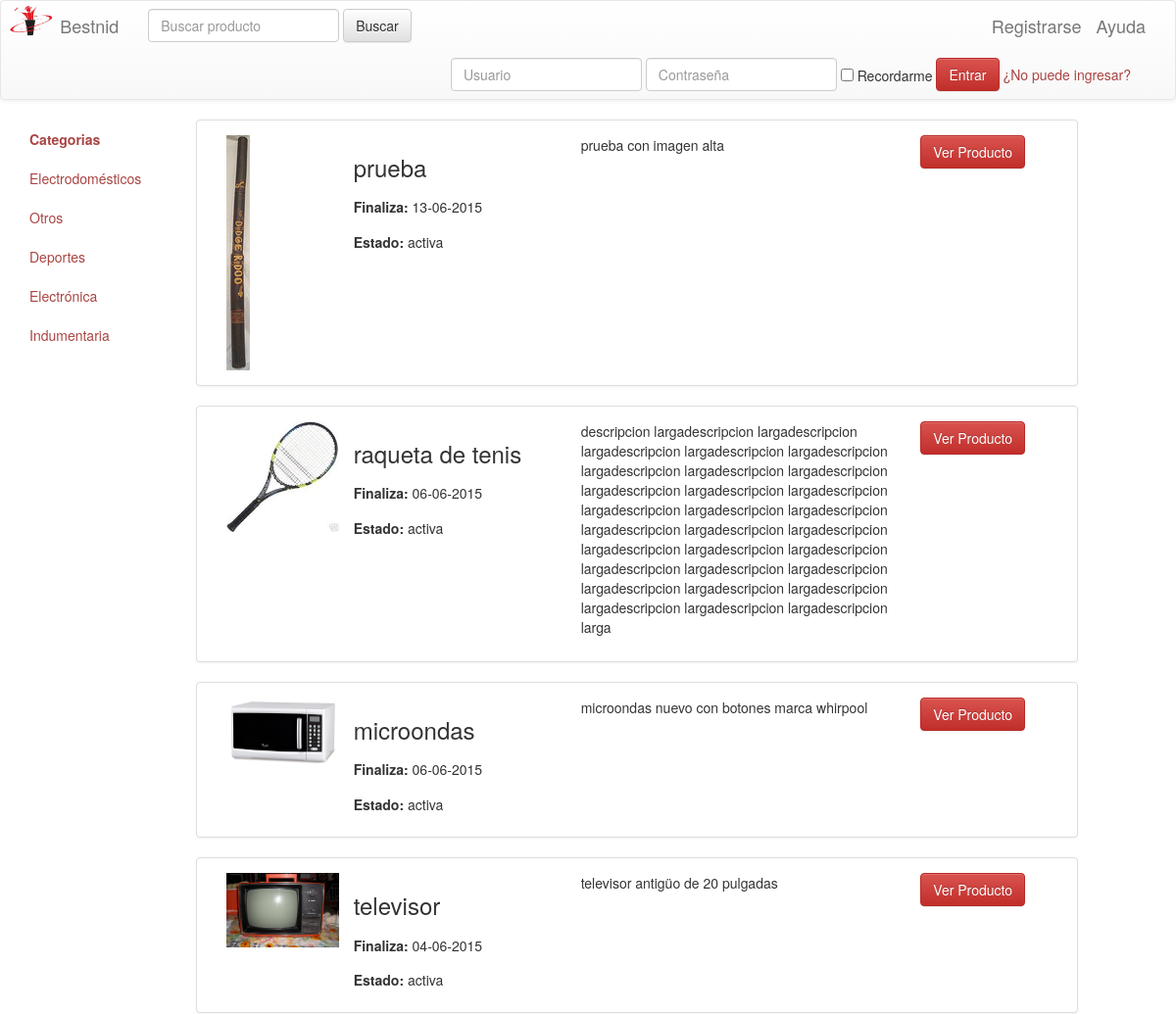
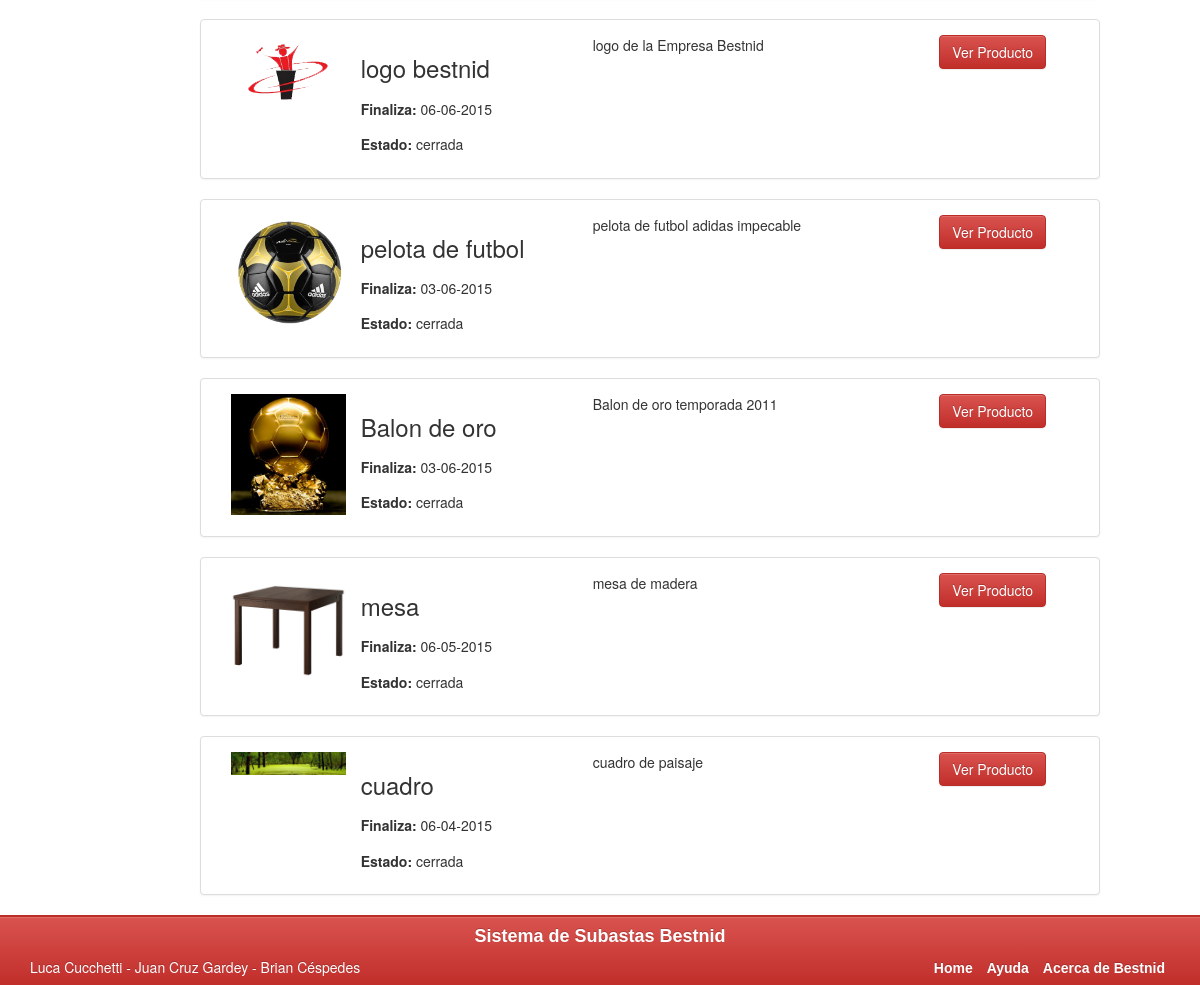
The page /Bestnid/buscarProducto.php on the database its author committed (2 pictures, top to bottom).
### tables this page shows
CREATE TABLE IF NOT EXISTS `categoria` (
`idCategoria` int(11) NOT NULL,
  `nombre` varchar(50) NOT NULL,
  `descripcion` longtext
);

CREATE TABLE IF NOT EXISTS `subasta` (
`idSubasta` int(11) NOT NULL,
  `idUsuario` int(11) NOT NULL,
  `estado` varchar(50) NOT NULL,
  `fecha_cierre` date NOT NULL,
  `idProducto` int(11) DEFAULT NULL,
  `fecha_realizacion` date NOT NULL
);

CREATE TABLE IF NOT EXISTS `producto` (
`idProducto` int(11) NOT NULL,
  `nombre` varchar(50) NOT NULL,
  `descripcion` longtext,
  `idCategoria` int(11) NOT NULL,
  `imagen` varchar(100) DEFAULT NULL
);

### Bestnid/buscarProducto.php (the view, shortened to what this page needs)
<!DOCTYPE html>
<html lang="es">
	<head>
		<link rel="stylesheet" href="Bootstrap/css/bootstrap.min.css">
		<link rel="stylesheet" href="Bootstrap/css/bootstrap-theme.min.css">
		<link rel="stylesheet" href="estilopropio.css">
	</head>
	<body>
		<section class="main container-fluid">
			<div class="main row">
				<div class="col-sm-3 col-md-2 sidebar">
		        	<ul class="nav nav-sidebar">
			            <li class="active"><a class="text-danger" href="home.php"><strong>Categorias</strong></a></li>
			            <?php
							include("conexion.php");
							$result = mysqli_query ($link, "SELECT * FROM Categoria");
							while ($row=mysqli_fetch_array($result) ) {
								echo "<li><a class='text-danger' href='listadoProductosPorCategoria.php?idCategoria=".$row["idCategoria"]." '>".$row["nombre"]."</a></li>";
							}
						?>
			        </ul>
		        </div>
		        <div class="col-sm-3 col-md-9">
		        	<?php
						include("conexion.php");
						$result = mysqli_query ($link, "SELECT Subasta.idSubasta,Subasta.fecha_cierre,Subasta.estado,Subasta.idUsuario, Producto.imagen, Producto.nombre, Producto.descripcion, Categoria.nombre AS nomCat
							FROM Subasta INNER JOIN Producto ON Subasta.idProducto=Producto.idProducto
							INNER JOIN Categoria ON Producto.idCategoria=Categoria.idCategoria
							WHERE Producto.nombre like '%".$_POST["input_buscar"]."%' or Producto.descripcion like '%".$_POST["input_buscar"]."%'
							ORDER BY  Subasta.estado, Subasta.fecha_cierre DESC ");
						while ($row=mysqli_fetch_array($result) ) {
							echo "<div class='panel panel-default row'>
  									<div class='panel-body container-fluid'>
  										<div class='col-md-2'>
    										<img src='".$row["imagen"]."' class='img-responsive' alt='imagen' />
    									</div>
    									<div class='col-md-3'>
    										<div class='row'>
    											<h3>".$row["nombre"]."</h3>
    										</div>
    										<div class='row'>
    											<h5><strong>Finaliza: </strong>".date('d-m-Y',strtotime($row["fecha_cierre"]))."</h5>
    										</div>
    										<div class='row'>
    											<h5><strong>Estado: </strong>".$row["estado"]."</h5>
    										</div>
    									</div>
    									<div class='col-md-5'>
    										<p>".$row["descripcion"]."</p>
    									</div>
    									<div class='col-md-2'>
    										<div class='row'>
    											<a class='btn btn-danger' href='verSubasta.php?idSubasta=".$row["idSubasta"]."'>Ver Producto</a>
    										</div>
    									";
    								echo "
  								  		</div>
  								  	</div>
								  </div>";
						}
					?>
		        </div>
		     </div>
		</section>
		<footer class="btn-danger">
			<div class="container">
				<div class="row">
					<h4 class="text-center">Sistema de Subastas Bestnid</h4>
				</div>
				<div class="row">
					<div class="col-md-6">
						<p>Luca Cucchetti - Juan Cruz Gardey - Brian C&eacute;spedes </p>
					</div>
					<div class="col-md-6">
						<ul class="list-inline text-right">
							<li><a href="home.php">Home</a></li>
							<li><a href="#">Ayuda</a></li>
							<li><a href="acercaBestnid.php">Acerca de Bestnid</a></li>
						</ul>
					</div>
				</div>
			</div>
		</footer>
	</body>
</html>

### Bestnid/estilopropio.css (style rules this page uses)
.navbar-brand { padding: 0px; }
footer { position: fixed; bottom: 0px; width: 100%; background: #111; background: rgba(0,0,0,.90); border-top: 2px solid #f00; z-index:100; height: 70px; }
body { margin-bottom:70px; }
footer h4 { font-weight: bold; font-family: sans-serif; }
footer a { font-weight: bold; font-family: sans-serif; color:white; }

### rows shown on the page
categoria: nombre "Electrodomésticos"
categoria: nombre "Otros"
categoria: nombre "Deportes"
categoria: nombre "Electrónica"
categoria: nombre "Indumentaria"
subasta: idProducto.imagen (picture), idProducto.nombre "prueba", fecha_cierre "13-06-2015", estado "activa", idProducto.descripcion "prueba con imagen alta"
subasta: idProducto.imagen (picture), idProducto.nombre "raqueta de tenis", fecha_cierre "06-06-2015", estado "activa", idProducto.descripcion "descripcion largadescripcion largadescripcion largadescripcion largadescripcion largadescripcion largadescripcion largadescripcion largadescripcion largadescripcion largadescripcion largadescripcion largadescripcion largadescripcion largadescripcion largadescripcion largadescripcion largadescripcion largadescripcion largadescripcion largadescripcion largadescripcion largadescripcion largadescripcion largadescripcion largadescripcion largadescripcion largadescripcion largadescripcion largadescripcion larga"
subasta: idProducto.imagen (picture), idProducto.nombre "microondas", fecha_cierre "06-06-2015", estado "activa", idProducto.descripcion "microondas nuevo con botones marca whirpool"
subasta: idProducto.imagen (picture), idProducto.nombre "televisor", fecha_cierre "04-06-2015", estado "activa", idProducto.descripcion "televisor antigüo de 20 pulgadas"
subasta: idProducto.imagen (picture), idProducto.nombre "logo bestnid", fecha_cierre "06-06-2015", estado "cerrada", idProducto.descripcion "logo de la Empresa Bestnid"
subasta: idProducto.imagen (picture), idProducto.nombre "pelota de futbol", fecha_cierre "03-06-2015", estado "cerrada", idProducto.descripcion "pelota de futbol adidas impecable"
subasta: idProducto.imagen (picture), idProducto.nombre "Balon de oro", fecha_cierre "03-06-2015", estado "cerrada", idProducto.descripcion "Balon de oro temporada 2011"
subasta: idProducto.imagen (picture), idProducto.nombre "mesa", fecha_cierre "06-05-2015", estado "cerrada", idProducto.descripcion "mesa de madera"
subasta: idProducto.imagen (picture), idProducto.nombre "cuadro", fecha_cierre "06-04-2015", estado "cerrada", idProducto.descripcion "cuadro de paisaje"
